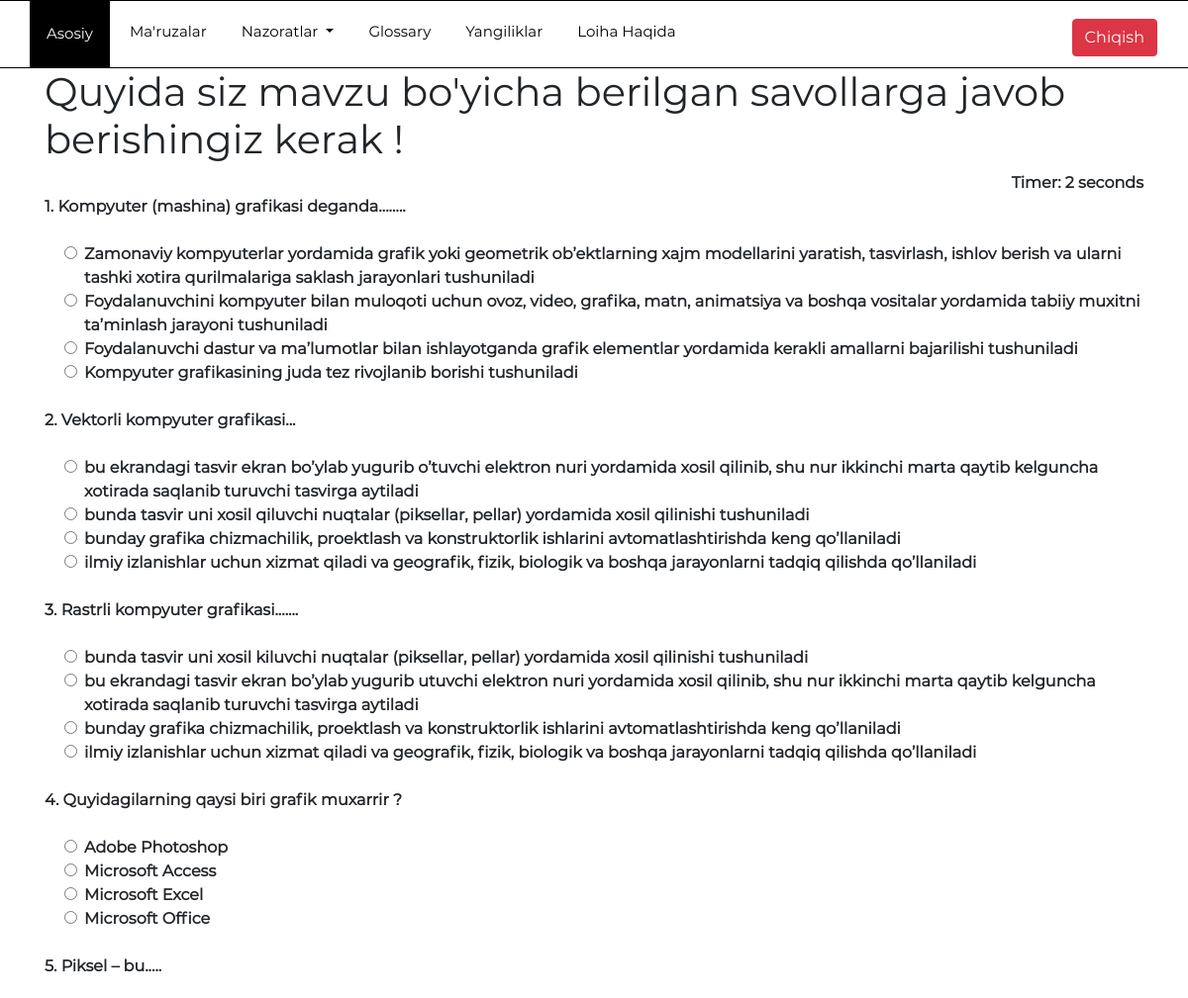
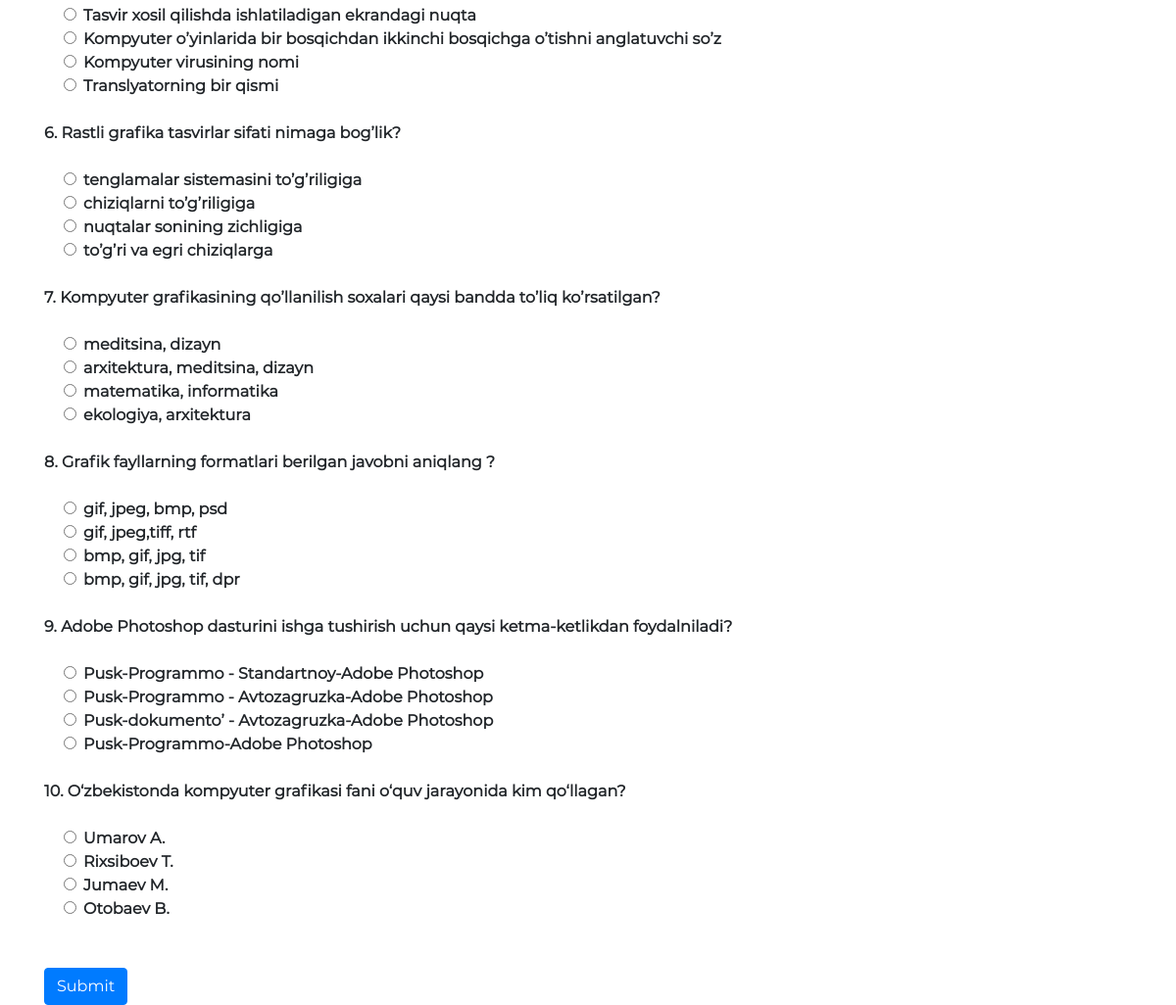
The page /12/test/ (signed in) on the database its author committed (2 pictures, top to bottom).
### quiz/models.py (models this page shows, shortened)
class QuesModel(models.Model):
    topic = models.ForeignKey(Lesson, on_delete=models.SET_NULL, related_name='topic', null=True)
    question = models.TextField('Savol', null=True)
    op1 = models.CharField('A javob', max_length=200, null=True)
    op2 = models.CharField('B javob', max_length=200, null=True)
    op3 = models.CharField('C javob', max_length=200, null=True)
    op4 = models.CharField('D javob', max_length=200, null=True)
    ans = models.CharField('Haqiqiy javob', max_length=200, null=True)
    class Meta:
        verbose_name = "Savol"
        verbose_name_plural = "Savollar"

### quiz/views.py (the view)
# urls.py: path('<int:pk>/test/', views.testView, name='test'),
def testView(request, pk):
    if request.user.is_authenticated:
        if request.method == "POST":
            questions = QuesModel.objects.filter(topic=pk)
            score = 0
            wrong = 0
            correct = 0
            total = 0
            for q in questions:
                total += 1
                if q.ans == request.POST.get(q.question):
                    score += 10
                    correct += 1
                else:
                    wrong += 1
            if total != 0:
                percent = score / (total * 10) * 100
            else:
                percent = 0
                total = 0
                score = 0
            if percent >= 60:
                if pk != 15:
                    lesson = Lesson.objects.get(id=pk + 1)
                else:
                    lesson = Lesson.objects.get(id=15)
            else:
                lesson = Lesson.objects.get(id=pk)
            user1 = StudentUser.objects.get(id=request.user.id)
            test_lesson = Lesson.objects.get(id=pk)
            result1 = ResultModel.objects.filter(user=user1,lesson=test_lesson).first()
            if result1:
                result1.delete()
            r = ResultModel.objects.create(
                    user=user1,
                    lesson=test_lesson,
                    result=total,
                    score=percent,
               )
            context = {
                'lesson': lesson,
                'score': score,
                'correct': correct,
                'wrong': wrong,
                'percent': percent,
                'total': total,
                'time': request.POST.get('timer'),
            }
            return render(request, 'result.html', context=context)
        else:
            questions = QuesModel.objects.filter(topic=pk)
            context = {
                'questions': questions,
            }
            return render(request, 'quiz.html', context=context)

### templates/quiz.html (shortened to what this page needs)
{% extends 'base.html' %}
{% block content %}
{% load static %}
<div class="container ">
<h1>Quyida siz mavzu bo'yicha berilgan savollarga javob berishingiz kerak !</h1>
<div align="right " id="displaytimer"><b>Timer: 0 seconds</b></div>
 <form method='post' action=''>
    {% for q  in questions %}
    <div class="form-group">
      <label for="question">{{ forloop.counter }}. {{q.question}}</label>
    </div>
    <div class="form-check">
        <div class="form-check">
            <input class="form-check-input" type="radio" name="{{q.question}}" id="gridRadios1" value="{{q.op1}}">
            <label class="form-check-label" for="gridRadios1">
                {{q.op1}}
            </label>
        </div>
        <div class="form-check">
            <input class="form-check-input" type="radio" name="{{q.question}}" id="gridRadios2" value="{{q.op2}}">
            <label class="form-check-label" for="gridRadios2">
                {{q.op2}}
            </label>
        </div>
        <div class="form-check">
            <input class="form-check-input" type="radio" name="{{q.question}}" id="gridRadios1" value="{{q.op3}}">
            <label class="form-check-label" for="gridRadios1">
                {{q.op3}}
            </label>
        </div>
        <div class="form-check">
            <input class="form-check-input" type="radio" name="{{q.question}}" id="gridRadios2" value="{{q.op4}}">
            <label class="form-check-label" for="gridRadios2">
                {{q.op4}}
            </label>
        </div>
        <br>
    </div>
    {% endfor %}
    <br>
    <button type="submit" class="btn btn-primary">Submit</button>
  </form>
</div>
{% endblock %}

### templates/base.html (shortened to what this page needs)
{% load static %}
<!DOCTYPE html>
<html>
	<head>
		<link rel="stylesheet" type="text/css" href="{% static 'bootstrap/css/bootstrap.min.css' %}">
		<link rel="stylesheet" href="{% static 'fontawesomePremium/css/all.css' %}">
		<link rel="stylesheet" href="{% static 'css/slick.css' %}">
        <link rel="stylesheet" type="text/css" href="{% static 'css/animate.css' %}">
		<link rel="stylesheet" type="text/css" href="{% static 'css/style.css' %}">
	</head>
<body class="container-fluid pl-0 pr-0">
	<header class="header shop">
		<div class="header-inner">
			<div class="container pl-5 pr-5 pr-lg-0 pl-xl-0">
					<div class="row">
						<div class="col-12 col-sm-12 col-md-12 col-lg-8 col-xl-8">
								<nav class="navbar navbar-expand-lg pr-4 pr-lg-0 pr-xl-0">
									<div class="navbar-collapse">
										<div class="nav-inner">
                                            <ul class="nav main-menu menu navbar-nav">
                                                <li class="active"><a href="/">Asosiy</a></li>
                                                <li><a href="/">Ma'ruzalar</a></li>
                                                <li class="nav-item dropdown">
                                                    <a class="nav-link dropdown-toggle" href="{% url 'control_works' %}" id="navbarDropdown" role="button" data-toggle="dropdown" aria-haspopup="true" aria-expanded="false">
                                                      Nazoratlar
                                                    </a>
                                                </li>
                                                <li><a href="{% url 'glossary' %}">Glossary</a></li>
                                                <li><a href="{% url 'posts' %}">Yangiliklar</a></li>
                                                <li><a href="{% url 'about_project' %}">Loiha haqida</a></li>
                                            </ul>
										</div>
									</div>
								</nav>
						</div>
						   <div class="col-lg-4 pt-2 pr-3 text-right form-inline justify-content-end">
                            {% if request.user.is_authenticated %}
                            <a class="btn btn-danger" href="{% url 'logout' %}">Chiqish</a>
                            {% else %}
							<a class="btn btn-dark" href="{% url 'login' %}">Kirish</a>
							<a class="btn border ml-2" href="{% url 'registration' %}">Ro'yhatdan o'tish</a>
                            {% endif %}
					   </div>
				</div>
		</div>
	</div>
</header>
{% block content %}
{% endblock content %}
</body>
</html>

### static/css/style.css (style rules this page uses)
*, *::before, *::after { font-family: "Montserrat-Regular"; font-weight: 900; font-size: 16px; }
.header .navbar { padding: 0; }
.navbar-expand-lg .navbar-collapse { display:block !important; }
.header.shop .nav-inner { margin: 0; float: center; }
.header.shop .header-inner { background-color: #ffffff; border-top: 1px solid #000000; border-bottom: 1px solid #000000; }
.header.shop .nav li { margin-right:5px; position: relative; float: right; }
.header.shop .nav li:last-child { margin-right:0; }
a, a:hover { text-decoration: none; }
.header.shop .nav li a { color: #000; text-transform: capitalize; font-size: 15px; padding: 20px 15px; font-weight: 500; display: block; position: relative; -webkit-transition: all 0.4s ease; -moz-transition: all 0.4s ease; transition: all 0.4s ease; }
.header.shop .nav li.active a { color: #ffffff; background: #000000; border: 2px solid #000; }
.dropdown { position: relative; display: inline-block; }
.header .header-inner { width:100%; z-index:999; }

### rows shown on the page
QuesModel: question "Kompyuter (mashina) grafikasi deganda……..", op1 "Zamonaviy kompyuterlar yordamida grafik yoki geometrik ob’ektlarning xajm modellarini yaratish, tasvirlash, ishlov berish va ularni tashki xotira qurilmalariga saklash jarayonlari tushuniladi", op2 "Foydalanuvchini kompyuter bilan muloqoti uchun ovoz, video, grafika, matn, animatsiya va boshqa vositalar yordamida tabiiy muxitni ta’minlash jarayoni tushuniladi", op3 "Foydalanuvchi dastur va ma’lumotlar bilan ishlayotganda grafik elementlar yordamida kerakli amallarni bajarilishi tushuniladi", op4 "Kompyuter grafikasining juda tez rivojlanib borishi tushuniladi"
QuesModel: question "Vektorli kompyuter grafikasi...", op1 "bu ekrandagi tasvir ekran bo’ylab yugurib o’tuvchi elektron nuri yordamida xosil qilinib, shu nur ikkinchi marta qaytib kelguncha xotirada saqlanib turuvchi tasvirga aytiladi", op2 "bunda tasvir uni xosil qiluvchi nuqtalar (piksellar, pellar) yordamida xosil qilinishi tushuniladi", op3 "bunday grafika chizmachilik, proektlash va konstruktorlik ishlarini avtomatlashtirishda keng qo’llaniladi", op4 "ilmiy izlanishlar uchun xizmat qiladi va geografik, fizik, biologik va boshqa jarayonlarni tadqiq qilishda qo’llaniladi"
QuesModel: question "Rastrli kompyuter grafikasi.......", op1 "bunda tasvir uni xosil kiluvchi nuqtalar (piksellar, pellar) yordamida xosil qilinishi tushuniladi", op2 "bu ekrandagi tasvir ekran bo’ylab yugurib utuvchi elektron nuri yordamida xosil qilinib, shu nur ikkinchi marta qaytib kelguncha xotirada saqlanib turuvchi tasvirga aytiladi", op3 "bunday grafika chizmachilik, proektlash va konstruktorlik ishlarini avtomatlashtirishda keng qo’llaniladi", op4 "ilmiy izlanishlar uchun xizmat qiladi va geografik, fizik, biologik va boshqa jarayonlarni tadqiq qilishda qo’llaniladi"
QuesModel: question "Quyidagilarning qaysi biri grafik muxarrir ?", op1 "Adobe Photoshop", op2 "Microsoft Access", op3 "Microsoft Excel", op4 "Microsoft Office"
QuesModel: question "Piksel – bu.....", op1 "Tasvir xosil qilishda ishlatiladigan ekrandagi nuqta", op2 "Kompyuter o’yinlarida bir bosqichdan ikkinchi bosqichga o’tishni anglatuvchi so’z", op3 "Kompyuter virusining nomi", op4 "Translyatorning bir qismi"
QuesModel: question "Rastli grafika tasvirlar sifati nimaga bog’lik?", op1 "tenglamalar sistemasini to’g’riligiga", op2 "chiziqlarni to’g’riligiga", op3 "nuqtalar sonining zichligiga", op4 "to’g’ri va egri chiziqlarga"
QuesModel: question "Kompyuter grafikasining qo’llanilish soxalari qaysi bandda to’liq ko’rsatilgan?", op1 "meditsina, dizayn", op2 "arxitektura, meditsina, dizayn", op3 "matematika, informatika", op4 "ekologiya, arxitektura"
QuesModel: question "Grafik fayllarning formatlari berilgan javobni aniqlang ?", op1 "gif, jpeg, bmp, psd", op2 "gif, jpeg,tiff, rtf", op3 "bmp, gif, jpg, tif", op4 "bmp, gif, jpg, tif, dpr"
QuesModel: question "Adobe Photoshop dasturini ishga tushirish uchun qaysi ketma-ketlikdan foydalniladi?", op1 "Pusk-Programmo - Standartnoy-Adobe Photoshop", op2 "Pusk-Programmo - Avtozagruzka-Adobe Photoshop", op3 "Pusk-dokumento’ - Avtozagruzka-Adobe Photoshop", op4 "Pusk-Programmo-Adobe Photoshop"
QuesModel: question "O‘zbekistonda kompyuter grafikasi fani o‘quv jarayonida kim qo‘llagan?", op1 "Umarov A.", op2 "Rixsiboev T.", op3 "Jumaev M.", op4 "Otobaev B."
